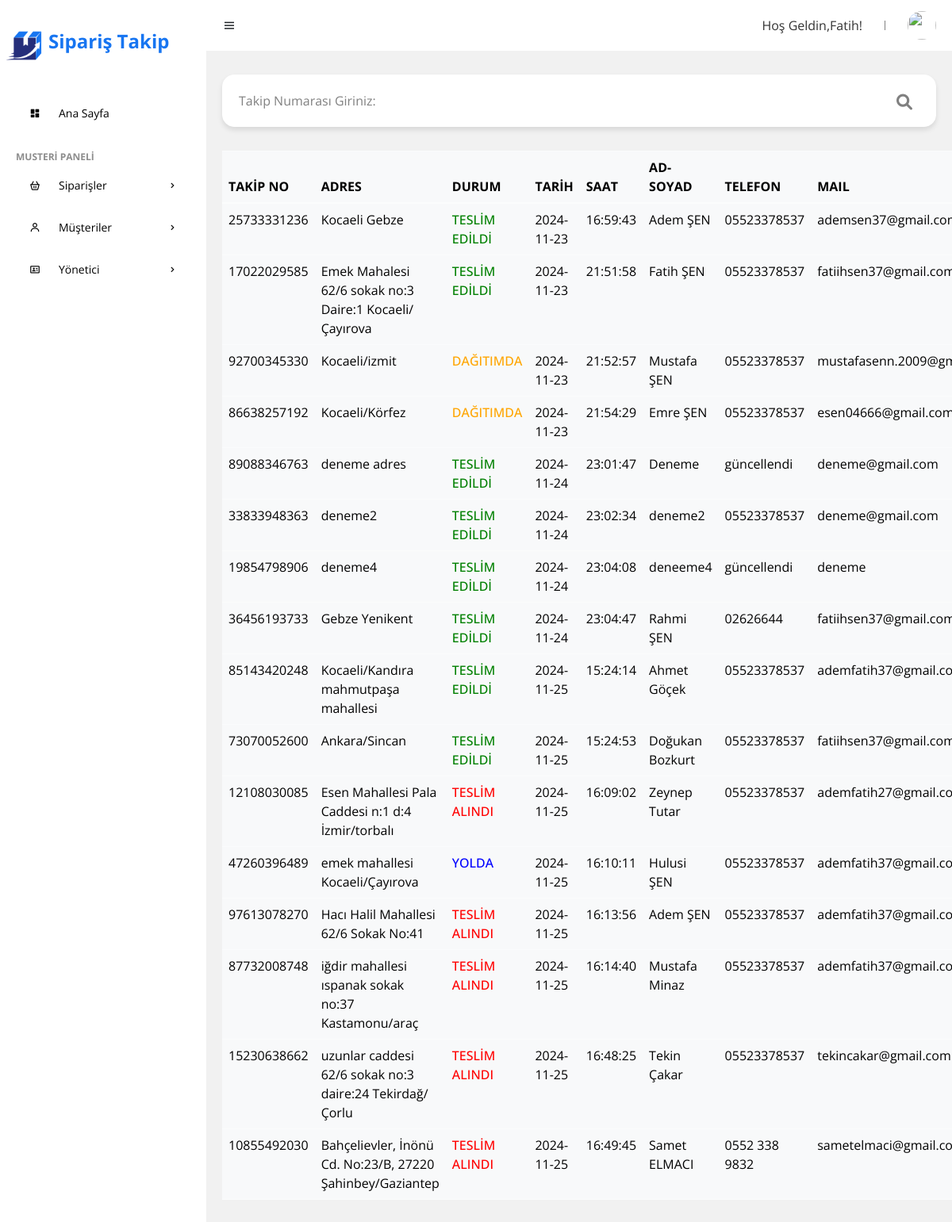
The page /admin/pages/orders/tum_siparisler.php (signed in) on the database as committed earlier.
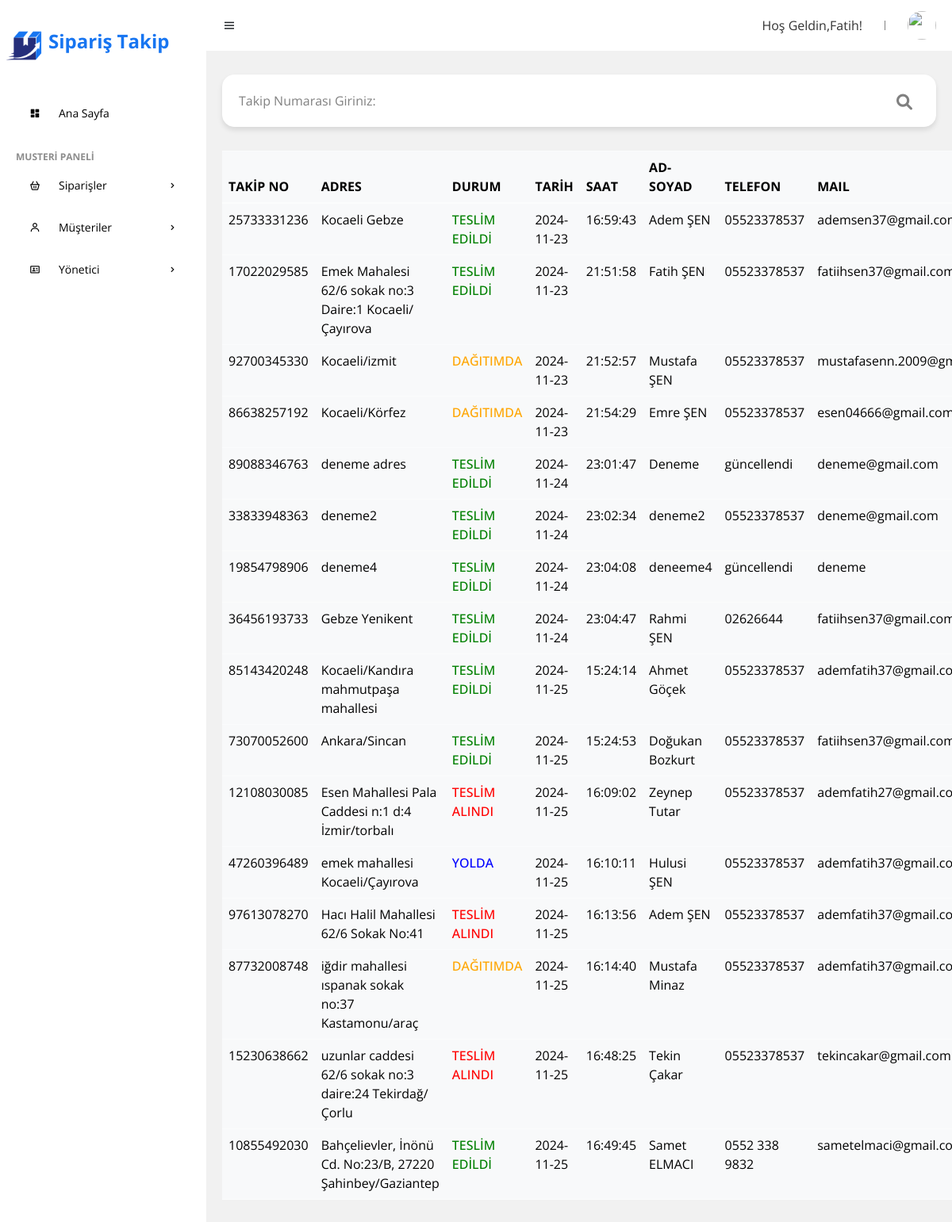
The same page on the database as committed later.
### tables this page shows
CREATE TABLE `siparis` (
  `siparis_id` int(11) NOT NULL,
  `siparis_takip_no` bigint(11) NOT NULL,
  `siparis_saat` varchar(256) NOT NULL,
  `siparis_tarih` varchar(256) NOT NULL,
  `siparis_adres` varchar(256) NOT NULL,
  `siparis_durum` varchar(256) NOT NULL,
  `alici_adi_soyadi` varchar(256) NOT NULL,
  `alici_tel` varchar(20) NOT NULL,
  `alici_mail` varchar(256) NOT NULL,
  `yolda_tarih` datetime DEFAULT NULL,
  `dagitim_tarih` datetime DEFAULT NULL,
  `teslim_tarih` datetime DEFAULT NULL
);

### admin/pages/orders/tum_siparisler.php (the view, shortened to what this page needs)
<?php
require_once "../../islem/baglanti.php";
$searchQuery = isset($_GET['search']) ? $_GET['search'] : '';
if ($searchQuery) {
    $siparis = $baglanti->prepare("SELECT * FROM siparis WHERE siparis_takip_no LIKE :search ORDER BY siparis_id ASC");
    $siparis->bindValue(':search', '%' . $searchQuery . '%');
} else {
    $siparis = $baglanti->prepare("SELECT * FROM siparis ORDER BY siparis_id ASC");
}
$siparis->execute();
$siparisler = $siparis->fetchAll(PDO::FETCH_ASSOC);
?>
<main>
    <form action="#" method="get">
        <div class="input-container">
            <input class="search" name="search" id="search" type="text" placeholder="Takip Numarası Giriniz:"
                value="<?php echo htmlspecialchars($searchQuery); ?>">
            <i class="fa fa-search"></i>
        </div>
    </form>
    <table class="table table-light table-hover rounded" id="orderTable">
        <thead class="table-light">
            <tr>
                <th>TAKİP NO</th>
                <th>ADRES</th>
                <th>DURUM</th>
                <th>TARİH</th>
                <th>SAAT</th>
                <th>AD-SOYAD</th>
                <th>TELEFON</th>
                <th>MAIL</th>
            </tr>
        </thead>
        <tbody>
            <?php
            if ($siparisler) {
                foreach ($siparisler as $sipariscek) {
            ?>
                    <tr class="item">
                        <td><?php echo htmlspecialchars($sipariscek['siparis_takip_no']); ?></td>
                        <td title="<?php echo htmlspecialchars($sipariscek['siparis_adres']); ?>">
                            <?php echo htmlspecialchars($sipariscek['siparis_adres']); ?>
                        </td>
                        <td class="durum"><?php echo htmlspecialchars($sipariscek['siparis_durum']); ?></td>
                        <td><?php echo htmlspecialchars($sipariscek['siparis_tarih']); ?></td>
                        <td><?php echo htmlspecialchars($sipariscek['siparis_saat']); ?></td>
                        <td><?php echo htmlspecialchars($sipariscek['alici_adi_soyadi']); ?></td>
                        <td><?php echo htmlspecialchars($sipariscek['alici_tel']); ?></td>
                        <td><?php echo htmlspecialchars($sipariscek['alici_mail']); ?></td>
                    </tr>
            <?php
                }
            } else {
                echo "<tr><td colspan='9'>Aramanıza uygun sonuç bulunamadı.</td></tr>";
            }
            ?>
        </tbody>
    </table>
</main>
<?php
include('../../includes/_layout.php');
?>

Rows that differ between the two databases and show on the page:
changed siparis "iğdir mahallesi ıspanak sokak no:37 Kastamonu/araç": siparis_durum "TESLİM ALINDI" → "DAĞITIMDA"
changed siparis "Bahçelievler, İnönü Cd. No:23/B, 27220 Şahinbey/Gaziantep": siparis_durum "TESLİM ALINDI" → "TESLİM EDİLDİ"
